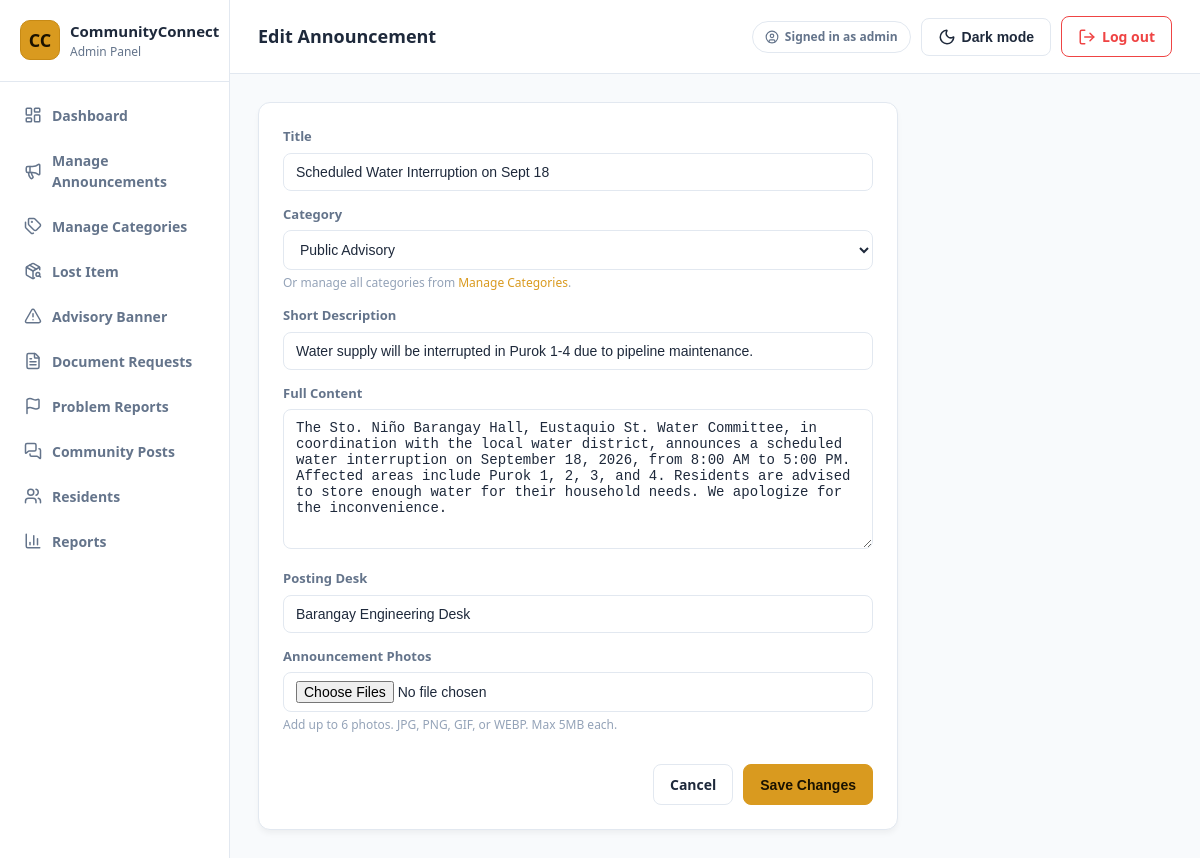
The app's page /admin/announcement_form.php?id=1 (signed in) with its own data.
### tables this page shows
CREATE TABLE announcements (
    id INT AUTO_INCREMENT PRIMARY KEY,
    title VARCHAR(200) NOT NULL,
    category VARCHAR(50) NOT NULL,
    short_description VARCHAR(300) NOT NULL,
    content TEXT NOT NULL,
    desk_name VARCHAR(100) NOT NULL DEFAULT 'Barangay Office',
    image_path VARCHAR(255) DEFAULT NULL,
    views INT NOT NULL DEFAULT 0,
    is_urgent TINYINT(1) NOT NULL DEFAULT 0,
    is_trending TINYINT(1) NOT NULL DEFAULT 0,
    is_recommended TINYINT(1) NOT NULL DEFAULT 0,
    created_at DATETIME NOT NULL DEFAULT CURRENT_TIMESTAMP
);

### public/admin/announcement_form.php (the view, shortened to what this page needs)
<?php
require_once __DIR__ . '/includes/admin_layout_top.php';
$id = (int)($_GET['id'] ?? 0);
$editing = $id > 0;
$categoryNames = get_category_names($pdo);
$data = [
    'title' => '',
    'category' => $categoryNames[0] ?? '',
    'short_description' => '',
    'content' => '',
    'desk_name' => '',
];
if ($editing) {
    $stmt = $pdo->prepare("SELECT * FROM announcements WHERE id = ?");
    $stmt->execute([$id]);
    $existing = $stmt->fetch();
    $data = $existing;
}
?>
<!DOCTYPE html>
<html lang="en" data-theme="light">
<head>
    <link rel="stylesheet" href="../assets/css/style.css">
</head>
<body>
<div class="admin-shell">
    <?php include __DIR__ . '/includes/sidebar.php'; ?>
    <div class="admin-main">
        <?php include __DIR__ . '/includes/topbar.php'; ?>
        <div class="admin-content">
            <div class="panel" style="max-width: 640px; padding: 24px;">
                <form method="post" enctype="multipart/form-data">
                    <div class="field">
                        <label for="title">Title</label>
                        <input type="text" id="title" name="title" required value="<?= e($data['title']) ?>">
                    </div>
                    <div class="field">
                        <label for="category">Category</label>
                        <select id="category" name="category" required>
                            <?php foreach ($categoryNames as $cat): ?>
                                <option value="<?= e($cat) ?>" <?= $data['category'] === $cat ? 'selected' : '' ?>><?= e($cat) ?></option>
                            <?php endforeach; ?>
                        </select>
                        <p class="field-hint">Or manage all categories from <a href="manage_categories.php">Manage Categories</a>.</p>
                    </div>
                    <div class="field">
                        <label for="short_description">Short Description</label>
                        <input type="text" id="short_description" name="short_description" required value="<?= e($data['short_description']) ?>">
                    </div>
                    <div class="field">
                        <label for="content">Full Content</label>
                        <textarea id="content" name="content" required style="min-height:140px;"><?= e($data['content']) ?></textarea>
                    </div>
                    <div class="field">
                        <label for="desk_name">Posting Desk</label>
                        <input type="text" id="desk_name" name="desk_name" value="<?= e($data['desk_name']) ?>" placeholder="e.g. Barangay Health Center">
                    </div>
                    <div class="field">
                        <label for="image">Announcement Photos</label>
                        <input type="file" id="image" name="new_photos[]" multiple accept="image/jpeg,image/png,image/gif,image/webp" data-multi-photo data-preview-target="imageEditPreview" data-max-files="6">
                        <p class="field-hint">Add up to 6 photos. JPG, PNG, GIF, or WEBP. Max 5MB each.</p>
                    </div>
                    <div class="modal-actions">
                        <a href="manage_announcements.php" class="btn">Cancel</a>
                        <button type="submit" class="btn btn-primary"><?= $editing ? 'Save Changes' : 'Publish Announcement' ?></button>
                    </div>
                </form>
            </div>
        </div>
    </div>
</div>
</body>
</html>

### public/assets/css/style.css (style rules this page uses)
:root { --bg: #2b0a10; --bg-elevated: #161d2c; --surface: #1b2334; --surface-hover: #212b40; --border: #2b3650; --text: #e8ecf5; --text-muted: #9aa6bd; --text-faint: #6b7794; --accent: #f0a824; --accent-hover: #f7bb4c; --accent-text: #1a1200; --accent-rgb: 240, 168, 36; --success: #35c48f; --success-rgb: 53, 196, 143; --danger: #ff6b6b; --danger-rgb: 255, 107, 107; --accent-purple: #a78bfa; --accent-purple-rgb: 167, 139, 250; --accent-orange: #ffa94d; --accent-orange-rgb: 255, 169, 77; --shadow: 0 8px 24px rgba(0, 0, 0, 0.35); --shadow-soft: 0 10px 30px rgba(0, 0, 0, 0.28); --radius: 12px; --radius-sm: 8px; --radius-lg: 18px; --navy: #0f172a; --navy-rgb: 15, 23, 42; }
:root[data-theme="light"] { --bg: #f8fafc; --bg-elevated: #ffffff; --surface: #ffffff; --surface-hover: #f1f5f9; --border: #e2e8f0; --text: #1e293b; --text-muted: #64748b; --text-faint: #94a3b8; --accent: #d99a1f; --accent-hover: #c78a15; --accent-text: #1a1200; --accent-rgb: 217, 154, 31; --success: #10b981; --success-rgb: 16, 185, 129; --danger: #ef4444; --danger-rgb: 239, 68, 68; --accent-purple: #8b5cf6; --accent-purple-rgb: 139, 92, 246; --accent-orange: #f59e0b; --accent-orange-rgb: 245, 158, 11; --shadow: 0 10px 25px -5px rgba(15, 23, 42, 0.1); --shadow-soft: 0 4px 6px -1px rgba(0, 0, 0, 0.05); }
* { box-sizing: border-box; }
html, body { margin: 0; padding: 0; background-color: var(--bg); color: var(--text); }
body { font-family: "Segoe UI", Roboto, -apple-system, BlinkMacSystemFont, sans-serif; line-height: 1.5; transition: background 0.2s ease, color 0.2s ease; }
a { color: var(--accent); text-decoration: none; }
.btn { display: inline-flex; align-items: center; gap: 6px; padding: 9px 16px; border-radius: var(--radius-sm); border: 1px solid var(--border); background: var(--surface); color: var(--text); font-size: 14px; font-weight: 600; cursor: pointer; transition: all 0.15s ease; }
.btn-primary { background: var(--accent); border-color: var(--accent); color: var(--accent-text); }
.field { margin-bottom: 14px; }
.field label { display: block; font-size: 13px; font-weight: 600; margin-bottom: 6px; color: var(--text-muted); }
.field input, .field select, .field textarea { width: 100%; padding: 10px 12px; border-radius: var(--radius-sm); border: 1px solid var(--border); background: var(--surface); color: var(--text); font-size: 14px; outline: none; }
.field textarea { resize: vertical; min-height: 80px; }
.field input[type="file"] { padding: 8px 12px; cursor: pointer; }
.field-hint { font-size: 12px; color: var(--text-faint); margin-top: 4px; }
.modal-actions { display: flex; justify-content: flex-end; gap: 10px; margin-top: 18px; }
.admin-shell { display: flex; min-height: 100vh; }
.admin-main { flex: 1; min-width: 0; }
.admin-content { padding: 28px; }
.panel { background: var(--surface); border: 1px solid var(--border); border-radius: var(--radius); box-shadow: var(--shadow-soft); overflow: hidden; margin-bottom: 24px; }

### records on screen
announcements: title "Scheduled Water Interruption on Sept 18", short_description "Water supply will be interrupted in Purok 1-4 due to pipeline maintenance.", content "The Sto. Niño Barangay Hall, Eustaquio St. Water Committee, in coordination with the local water district, announces a scheduled water interruption on September 18, 2026, from 8:00 AM to 5:00 PM. Affected areas include Purok 1, 2, 3, and 4. Residents are advised to store enough water for their household needs. We apologize for the inconvenience.", desk_name "Barangay Engineering Desk"

### other values on screen
$label "Dashboard"
$label "Manage Announcements"
$label "Manage Categories"
$label "Lost Item"
$label "Advisory Banner"
$label "Document Requests"
$label "Problem Reports"
$label "Community Posts"
$label "Residents"
$label "Reports"
$pageTitle "Edit Announcement"
$adminUsername "admin"
form field category "Public Advisory"
